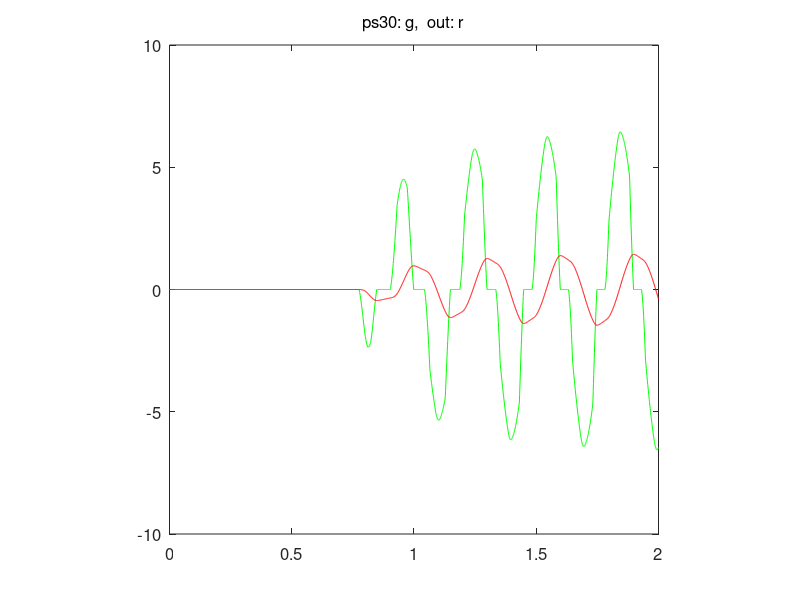

MATLAB code for this plot:
function fig = whyitwontwork()
% This is the machine-generated representation of a Handle Graphics object
% and its children.  Note that handle values may change when these objects
% are re-created. This may cause problems with any callbacks written to
% depend on the value of the handle at the time the object was saved.
%
% To reopen this object, just type the name of the M-file at the MATLAB
% prompt. The M-file and its associated MAT-file must be on your path.

load whyitwontwork

h0 = figure('Position',[296 390 560 420], ...
	'Tag','hotWind');
h1 = axes('Parent',h0, ...
	'Box','on', ...
	'CameraUpVector',[0 1 0], ...
	'ColorOrder',mat0, ...
	'FontSize',12, ...
	'NextPlot','add');
h2 = line('Parent',h1, ...
	'Color',[0 1 0], ...
	'XData',mat1, ...
	'YData',mat2);
h2 = line('Parent',h1, ...
	'Color',[1 0 0], ...
	'XData',mat3, ...
	'YData',mat4);
h2 = text('Parent',h1, ...
	'FontSize',12, ...
	'HandleVisibility','off', ...
	'HorizontalAlignment','center', ...
	'Position',[0.997690531177829 -8.844574780058654 17.32050807568877], ...
	'VerticalAlignment','cap');
set(get(h2,'Parent'),'XLabel',h2);
h2 = text('Parent',h1, ...
	'FontSize',12, ...
	'HandleVisibility','off', ...
	'HorizontalAlignment','center', ...
	'Position',[-0.08314087759815242 -0.07038123167155597 17.32050807568877], ...
	'Rotation',90, ...
	'VerticalAlignment','baseline');
set(get(h2,'Parent'),'YLabel',h2);
h2 = text('Parent',h1, ...
	'FontSize',12, ...
	'HandleVisibility','off', ...
	'HorizontalAlignment','right', ...
	'Position',[-0.3371824480369515 9.407624633431084 17.32050807568877], ...
	'Visible','off');
set(get(h2,'Parent'),'ZLabel',h2);
h2 = text('Parent',h1, ...
	'FontSize',12, ...
	'HandleVisibility','off', ...
	'HorizontalAlignment','center', ...
	'Position',[0.997690531177829 8.234604105571847 17.32050807568877], ...
	'String','ps30: g,  out: r', ...
	'VerticalAlignment','bottom');
set(get(h2,'Parent'),'Title',h2);
if nargout > 0, fig = h0; end
